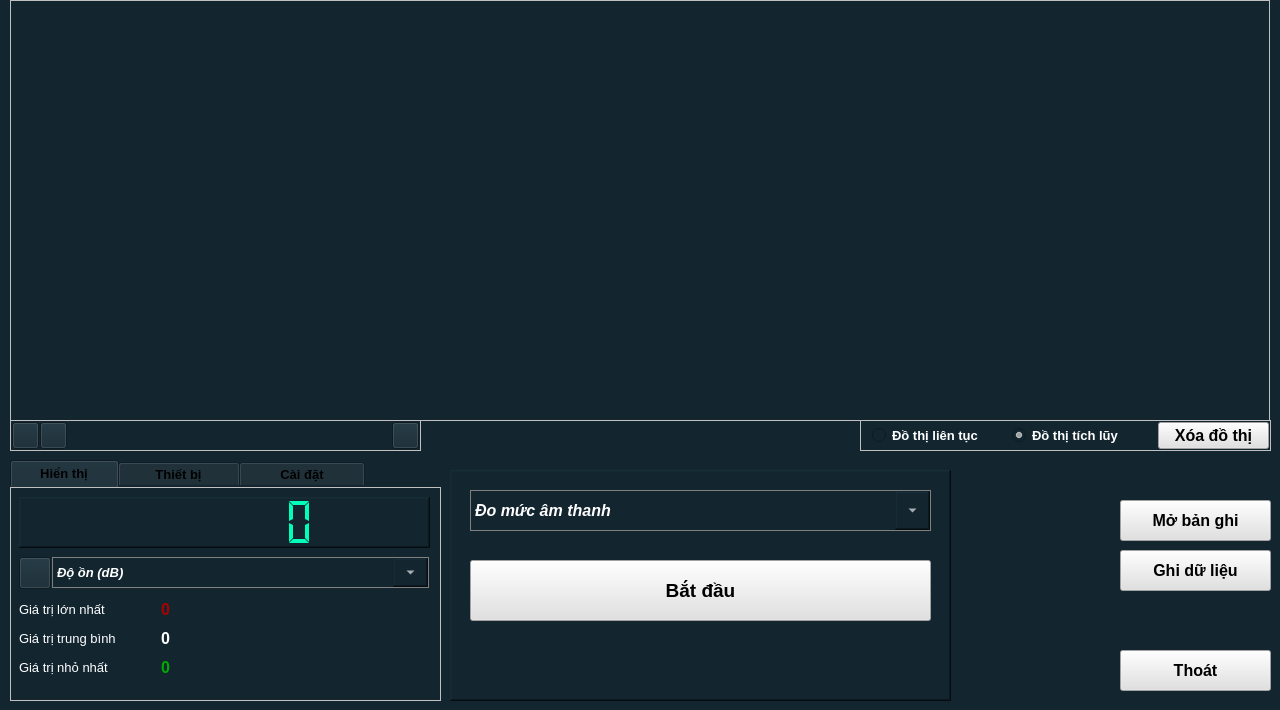
<?xml version="1.0" encoding="UTF-8"?>
<ui version="4.0">
 <class>Sensor_SEN0105</class>
 <widget class="QWidget" name="Sensor_SEN0105">
  <property name="geometry">
   <rect>
    <x>0</x>
    <y>0</y>
    <width>1280</width>
    <height>710</height>
   </rect>
  </property>
  <property name="windowTitle">
   <string>Form</string>
  </property>
  <property name="windowIcon">
   <iconset resource="../image.qrc">
    <normaloff>:/image/SOU0105_Icon.jpg</normaloff>:/image/SOU0105_Icon.jpg</iconset>
  </property>
  <property name="styleSheet">
   <string notr="true">background-color: #132630;</string>
  </property>
  <widget class="QTabWidget" name="tabWidget">
   <property name="geometry">
    <rect>
     <x>10</x>
     <y>460</y>
     <width>431</width>
     <height>241</height>
    </rect>
   </property>
   <property name="font">
    <font>
     <pointsize>10</pointsize>
     <bold>true</bold>
    </font>
   </property>
   <property name="styleSheet">
    <string notr="true">QTabWidget::pane { 
border: 1px solid #C0C0C0;
}</string>
   </property>
   <property name="currentIndex">
    <number>0</number>
   </property>
   <property name="elideMode">
    <enum>Qt::ElideNone</enum>
   </property>
   <widget class="QWidget" name="tab_Infor_2">
    <attribute name="title">
     <string>     Hiển thị     </string>
    </attribute>
    <widget class="QFrame" name="frame_2">
     <property name="geometry">
      <rect>
       <x>0</x>
       <y>0</y>
       <width>431</width>
       <height>211</height>
      </rect>
     </property>
     <property name="styleSheet">
      <string notr="true">background-color: #132630;
color: rgb(255, 255, 255);</string>
     </property>
     <property name="frameShape">
      <enum>QFrame::NoFrame</enum>
     </property>
     <property name="frameShadow">
      <enum>QFrame::Raised</enum>
     </property>
     <widget class="QLCDNumber" name="lcdNumber_Value">
      <property name="geometry">
       <rect>
        <x>8</x>
        <y>9</y>
        <width>411</width>
        <height>51</height>
       </rect>
      </property>
      <property name="styleSheet">
       <string notr="true">background-color: #132630;
color: rgb(0, 255, 187);</string>
      </property>
      <property name="frameShape">
       <enum>QFrame::WinPanel</enum>
      </property>
      <property name="lineWidth">
       <number>1</number>
      </property>
      <property name="smallDecimalPoint">
       <bool>false</bool>
      </property>
      <property name="digitCount">
       <number>7</number>
      </property>
      <property name="segmentStyle">
       <enum>QLCDNumber::Flat</enum>
      </property>
      <property name="value" stdset="0">
       <double>0.000000000000000</double>
      </property>
      <property name="intValue" stdset="0">
       <number>0</number>
      </property>
     </widget>
     <widget class="QComboBox" name="comboBox_Unit">
      <property name="geometry">
       <rect>
        <x>41</x>
        <y>69</y>
        <width>377</width>
        <height>31</height>
       </rect>
      </property>
      <property name="font">
       <font>
        <pointsize>10</pointsize>
        <italic>true</italic>
        <bold>true</bold>
       </font>
      </property>
      <property name="styleSheet">
       <string notr="true">QComboBox {
    border: 1px solid gray;
	color: rgb(255, 255, 255);
}
QComboBox::drop-down {
    width:35px;
}</string>
      </property>
      <item>
       <property name="text">
        <string>Độ ồn (dB)</string>
       </property>
      </item>
      <item>
       <property name="text">
        <string>Tần số (Hz)</string>
       </property>
      </item>
      <item>
       <property name="text">
        <string>Điện áp (V - Voltage)</string>
       </property>
      </item>
     </widget>
     <widget class="QWidget" name="verticalLayoutWidget_6">
      <property name="geometry">
       <rect>
        <x>8</x>
        <y>110</y>
        <width>128</width>
        <height>81</height>
       </rect>
      </property>
      <layout class="QVBoxLayout" name="verticalLayout_6">
       <item>
        <widget class="QLabel" name="label_8">
         <property name="font">
          <font>
           <pointsize>10</pointsize>
           <bold>false</bold>
          </font>
         </property>
         <property name="styleSheet">
          <string notr="true">color: rgb(255, 255, 255);</string>
         </property>
         <property name="text">
          <string>Giá trị lớn nhất</string>
         </property>
        </widget>
       </item>
       <item>
        <widget class="QLabel" name="label_9">
         <property name="font">
          <font>
           <pointsize>10</pointsize>
           <bold>false</bold>
          </font>
         </property>
         <property name="styleSheet">
          <string notr="true">color: rgb(255, 255, 255);</string>
         </property>
         <property name="text">
          <string>Giá trị trung bình</string>
         </property>
        </widget>
       </item>
       <item>
        <widget class="QLabel" name="label_10">
         <property name="font">
          <font>
           <pointsize>10</pointsize>
           <bold>false</bold>
          </font>
         </property>
         <property name="styleSheet">
          <string notr="true">color: rgb(255, 255, 255);</string>
         </property>
         <property name="text">
          <string>Giá trị nhỏ nhất</string>
         </property>
        </widget>
       </item>
      </layout>
     </widget>
     <widget class="QWidget" name="verticalLayoutWidget_7">
      <property name="geometry">
       <rect>
        <x>150</x>
        <y>110</y>
        <width>261</width>
        <height>81</height>
       </rect>
      </property>
      <layout class="QVBoxLayout" name="verticalLayout_7">
       <item>
        <widget class="QLabel" name="label_ValueMax">
         <property name="font">
          <font>
           <pointsize>12</pointsize>
           <bold>true</bold>
          </font>
         </property>
         <property name="styleSheet">
          <string notr="true">color: rgb(170, 0, 0);</string>
         </property>
         <property name="text">
          <string>0</string>
         </property>
        </widget>
       </item>
       <item>
        <widget class="QLabel" name="label_ValueAvg">
         <property name="font">
          <font>
           <pointsize>12</pointsize>
           <bold>true</bold>
          </font>
         </property>
         <property name="styleSheet">
          <string notr="true">color: rgb(255, 255, 255);</string>
         </property>
         <property name="text">
          <string>0</string>
         </property>
        </widget>
       </item>
       <item>
        <widget class="QLabel" name="label_ValueMin">
         <property name="font">
          <font>
           <pointsize>12</pointsize>
           <bold>true</bold>
          </font>
         </property>
         <property name="styleSheet">
          <string notr="true">color: rgb(0, 170, 0);</string>
         </property>
         <property name="text">
          <string>0</string>
         </property>
        </widget>
       </item>
      </layout>
     </widget>
     <widget class="QPushButton" name="pushButton">
      <property name="geometry">
       <rect>
        <x>8</x>
        <y>69</y>
        <width>32</width>
        <height>32</height>
       </rect>
      </property>
      <property name="styleSheet">
       <string notr="true"/>
      </property>
      <property name="text">
       <string/>
      </property>
      <property name="icon">
       <iconset resource="../image.qrc">
        <normaloff>:/image/SOU0105_Icon.jpg</normaloff>:/image/SOU0105_Icon.jpg</iconset>
      </property>
      <property name="iconSize">
       <size>
        <width>32</width>
        <height>32</height>
       </size>
      </property>
     </widget>
    </widget>
   </widget>
   <widget class="QWidget" name="tab_4">
    <attribute name="title">
     <string>       Thiết bị       </string>
    </attribute>
    <widget class="QWidget" name="verticalLayoutWidget_8">
     <property name="geometry">
      <rect>
       <x>110</x>
       <y>10</y>
       <width>231</width>
       <height>101</height>
      </rect>
     </property>
     <layout class="QVBoxLayout" name="verticalLayout_8">
      <item>
       <widget class="QLabel" name="label_Name">
        <property name="font">
         <font>
          <pointsize>10</pointsize>
         </font>
        </property>
        <property name="styleSheet">
         <string notr="true">color: rgb(255, 255, 255);</string>
        </property>
        <property name="text">
         <string/>
        </property>
       </widget>
      </item>
      <item>
       <widget class="QLabel" name="label_Address">
        <property name="font">
         <font>
          <pointsize>10</pointsize>
         </font>
        </property>
        <property name="styleSheet">
         <string notr="true">color: rgb(255, 255, 255);</string>
        </property>
        <property name="text">
         <string/>
        </property>
       </widget>
      </item>
      <item>
       <widget class="QLabel" name="label_SerialNumber">
        <property name="font">
         <font>
          <pointsize>10</pointsize>
         </font>
        </property>
        <property name="styleSheet">
         <string notr="true">color: rgb(255, 255, 255);</string>
        </property>
        <property name="text">
         <string/>
        </property>
       </widget>
      </item>
     </layout>
    </widget>
    <widget class="QWidget" name="verticalLayoutWidget_9">
     <property name="geometry">
      <rect>
       <x>10</x>
       <y>10</y>
       <width>91</width>
       <height>131</height>
      </rect>
     </property>
     <layout class="QVBoxLayout" name="verticalLayout_9">
      <item>
       <widget class="QLabel" name="label_13">
        <property name="font">
         <font>
          <pointsize>10</pointsize>
         </font>
        </property>
        <property name="styleSheet">
         <string notr="true">color: rgb(255, 255, 255);</string>
        </property>
        <property name="text">
         <string>Tên thiết bị:</string>
        </property>
       </widget>
      </item>
      <item>
       <widget class="QLabel" name="label_14">
        <property name="font">
         <font>
          <pointsize>10</pointsize>
         </font>
        </property>
        <property name="styleSheet">
         <string notr="true">color: rgb(255, 255, 255);</string>
        </property>
        <property name="text">
         <string>Địa chỉ:</string>
        </property>
       </widget>
      </item>
      <item>
       <widget class="QLabel" name="label_18">
        <property name="font">
         <font>
          <pointsize>10</pointsize>
         </font>
        </property>
        <property name="styleSheet">
         <string notr="true">color: rgb(255, 255, 255);</string>
        </property>
        <property name="text">
         <string>Mã sê-ri:</string>
        </property>
       </widget>
      </item>
      <item>
       <widget class="QLabel" name="label_19">
        <property name="font">
         <font>
          <pointsize>10</pointsize>
         </font>
        </property>
        <property name="styleSheet">
         <string notr="true">color: rgb(255, 255, 255);</string>
        </property>
        <property name="text">
         <string>Mô tả:</string>
        </property>
       </widget>
      </item>
     </layout>
    </widget>
    <widget class="QWidget" name="verticalLayoutWidget_10">
     <property name="geometry">
      <rect>
       <x>110</x>
       <y>110</y>
       <width>231</width>
       <height>61</height>
      </rect>
     </property>
     <layout class="QVBoxLayout" name="verticalLayout_10">
      <item>
       <widget class="QLabel" name="label_Description">
        <property name="font">
         <font>
          <pointsize>10</pointsize>
         </font>
        </property>
        <property name="styleSheet">
         <string notr="true">color: rgb(255, 255, 255);</string>
        </property>
        <property name="text">
         <string/>
        </property>
        <property name="alignment">
         <set>Qt::AlignLeading|Qt::AlignLeft|Qt::AlignTop</set>
        </property>
       </widget>
      </item>
     </layout>
    </widget>
   </widget>
   <widget class="QWidget" name="tab">
    <attribute name="title">
     <string>        Cài đặt        </string>
    </attribute>
    <widget class="QSpinBox" name="spinBox_SoundSensitivity">
     <property name="geometry">
      <rect>
       <x>190</x>
       <y>110</y>
       <width>101</width>
       <height>41</height>
      </rect>
     </property>
     <property name="font">
      <font>
       <pointsize>10</pointsize>
       <bold>true</bold>
      </font>
     </property>
     <property name="styleSheet">
      <string notr="true">QSpinBox
{
background-color: rgb(255, 255, 255);
color: rgb(0, 0, 0);
}
QSpinBox::up-button
{
    min-width:40px;
    min-height: 20px;
}
QSpinBox::down-button
{
    min-width: 40px;
    min-height: 20px;
}
</string>
     </property>
     <property name="minimum">
      <number>0</number>
     </property>
     <property name="maximum">
      <number>4096</number>
     </property>
     <property name="value">
      <number>500</number>
     </property>
    </widget>
    <widget class="QSpinBox" name="spinBox_SoundRepeat">
     <property name="geometry">
      <rect>
       <x>190</x>
       <y>160</y>
       <width>101</width>
       <height>41</height>
      </rect>
     </property>
     <property name="font">
      <font>
       <pointsize>10</pointsize>
       <bold>true</bold>
      </font>
     </property>
     <property name="styleSheet">
      <string notr="true">QSpinBox
{
background-color: rgb(255, 255, 255);
color: rgb(0, 0, 0);
}
QSpinBox::up-button
{
    min-width:40px;
    min-height: 20px;
}
QSpinBox::down-button
{
    min-width: 40px;
    min-height: 20px;
}
</string>
     </property>
     <property name="minimum">
      <number>0</number>
     </property>
     <property name="maximum">
      <number>255</number>
     </property>
     <property name="value">
      <number>10</number>
     </property>
    </widget>
    <widget class="QLabel" name="label_30">
     <property name="geometry">
      <rect>
       <x>70</x>
       <y>120</y>
       <width>111</width>
       <height>22</height>
      </rect>
     </property>
     <property name="font">
      <font>
       <pointsize>10</pointsize>
      </font>
     </property>
     <property name="styleSheet">
      <string notr="true">color: rgb(255, 255, 255);</string>
     </property>
     <property name="text">
      <string>Độ nhạy âm thoa:</string>
     </property>
    </widget>
    <widget class="QLabel" name="label_32">
     <property name="geometry">
      <rect>
       <x>114</x>
       <y>170</y>
       <width>71</width>
       <height>22</height>
      </rect>
     </property>
     <property name="font">
      <font>
       <pointsize>10</pointsize>
      </font>
     </property>
     <property name="styleSheet">
      <string notr="true">color: rgb(255, 255, 255);</string>
     </property>
     <property name="text">
      <string>Độ lặp lại:</string>
     </property>
    </widget>
    <widget class="QLabel" name="label_61">
     <property name="geometry">
      <rect>
       <x>94</x>
       <y>30</y>
       <width>81</width>
       <height>20</height>
      </rect>
     </property>
     <property name="font">
      <font>
       <pointsize>10</pointsize>
       <bold>false</bold>
      </font>
     </property>
     <property name="styleSheet">
      <string notr="true">color: rgb(255, 255, 255);</string>
     </property>
     <property name="text">
      <string>Độ phân giải:</string>
     </property>
    </widget>
    <widget class="QSpinBox" name="spinBox_Display_Unit_Pre">
     <property name="geometry">
      <rect>
       <x>190</x>
       <y>20</y>
       <width>101</width>
       <height>40</height>
      </rect>
     </property>
     <property name="font">
      <font>
       <pointsize>12</pointsize>
       <bold>false</bold>
      </font>
     </property>
     <property name="styleSheet">
      <string notr="true">QSpinBox
{
background-color: rgb(255, 255, 255);
color: rgb(0, 0, 0);
}
QSpinBox::up-button
{
    min-width:40px;
    min-height: 20px;
}
QSpinBox::down-button
{
    min-width: 40px;
    min-height: 20px;
}
</string>
     </property>
     <property name="alignment">
      <set>Qt::AlignCenter</set>
     </property>
     <property name="minimum">
      <number>0</number>
     </property>
     <property name="maximum">
      <number>3</number>
     </property>
     <property name="value">
      <number>3</number>
     </property>
    </widget>
    <widget class="Line" name="line">
     <property name="geometry">
      <rect>
       <x>10</x>
       <y>80</y>
       <width>411</width>
       <height>16</height>
      </rect>
     </property>
     <property name="orientation">
      <enum>Qt::Horizontal</enum>
     </property>
    </widget>
   </widget>
  </widget>
  <widget class="QPushButton" name="pushButton_Exit">
   <property name="geometry">
    <rect>
     <x>1120</x>
     <y>650</y>
     <width>151</width>
     <height>41</height>
    </rect>
   </property>
   <property name="font">
    <font>
     <pointsize>12</pointsize>
     <bold>true</bold>
    </font>
   </property>
   <property name="styleSheet">
    <string notr="true">background-color: rgb(225, 225, 225);</string>
   </property>
   <property name="text">
    <string>Thoát</string>
   </property>
  </widget>
  <widget class="QFrame" name="frame_Chart">
   <property name="geometry">
    <rect>
     <x>10</x>
     <y>0</y>
     <width>1260</width>
     <height>421</height>
    </rect>
   </property>
   <property name="styleSheet">
    <string notr="true">QFrame { 
border: 1px solid #C0C0C0;
}</string>
   </property>
   <property name="frameShape">
    <enum>QFrame::StyledPanel</enum>
   </property>
   <property name="frameShadow">
    <enum>QFrame::Raised</enum>
   </property>
  </widget>
  <widget class="QPushButton" name="pushButton_OpenData">
   <property name="geometry">
    <rect>
     <x>1120</x>
     <y>500</y>
     <width>151</width>
     <height>41</height>
    </rect>
   </property>
   <property name="font">
    <font>
     <pointsize>12</pointsize>
     <bold>true</bold>
    </font>
   </property>
   <property name="styleSheet">
    <string notr="true">background-color: rgb(225, 225, 225);</string>
   </property>
   <property name="text">
    <string>Mở bản ghi</string>
   </property>
  </widget>
  <widget class="QFrame" name="frame">
   <property name="geometry">
    <rect>
     <x>450</x>
     <y>470</y>
     <width>501</width>
     <height>231</height>
    </rect>
   </property>
   <property name="styleSheet">
    <string notr="true">color: rgb(255, 255, 255);</string>
   </property>
   <property name="frameShape">
    <enum>QFrame::WinPanel</enum>
   </property>
   <property name="frameShadow">
    <enum>QFrame::Raised</enum>
   </property>
   <widget class="QPushButton" name="pushButton_Start">
    <property name="geometry">
     <rect>
      <x>20</x>
      <y>90</y>
      <width>461</width>
      <height>61</height>
     </rect>
    </property>
    <property name="font">
     <font>
      <pointsize>14</pointsize>
      <bold>true</bold>
     </font>
    </property>
    <property name="styleSheet">
     <string notr="true">QPushButton{
background-color: rgb(225, 225, 225);
	color: rgb(0, 0, 0);
}</string>
    </property>
    <property name="text">
     <string>Bắt đầu</string>
    </property>
   </widget>
   <widget class="QComboBox" name="comboBox_SelectSample">
    <property name="geometry">
     <rect>
      <x>20</x>
      <y>20</y>
      <width>461</width>
      <height>41</height>
     </rect>
    </property>
    <property name="font">
     <font>
      <pointsize>12</pointsize>
      <italic>true</italic>
      <bold>true</bold>
     </font>
    </property>
    <property name="layoutDirection">
     <enum>Qt::LeftToRight</enum>
    </property>
    <property name="styleSheet">
     <string notr="true">QComboBox {
    border: 1px solid gray;
	color: rgb(255, 255, 255);
}
QComboBox::drop-down {
    width:35px;
}</string>
    </property>
    <property name="editable">
     <bool>false</bool>
    </property>
    <item>
     <property name="text">
      <string>Đo mức âm thanh</string>
     </property>
    </item>
    <item>
     <property name="text">
      <string>Đo sóng tới và sóng phản xạ</string>
     </property>
    </item>
    <item>
     <property name="text">
      <string>Đo tần số âm thoa</string>
     </property>
    </item>
    <item>
     <property name="text">
      <string>Đo điện áp (Vrms)</string>
     </property>
    </item>
   </widget>
  </widget>
  <widget class="QPushButton" name="pushButton_SaveData">
   <property name="geometry">
    <rect>
     <x>1120</x>
     <y>550</y>
     <width>151</width>
     <height>41</height>
    </rect>
   </property>
   <property name="font">
    <font>
     <pointsize>12</pointsize>
     <bold>true</bold>
    </font>
   </property>
   <property name="styleSheet">
    <string notr="true">background-color: rgb(225, 225, 225);</string>
   </property>
   <property name="text">
    <string>Ghi dữ liệu</string>
   </property>
  </widget>
  <widget class="QFrame" name="frame_trackLine">
   <property name="geometry">
    <rect>
     <x>10</x>
     <y>420</y>
     <width>411</width>
     <height>31</height>
    </rect>
   </property>
   <property name="styleSheet">
    <string notr="true">QFrame { 
border: 1px solid #C0C0C0;
}</string>
   </property>
   <property name="frameShape">
    <enum>QFrame::StyledPanel</enum>
   </property>
   <property name="frameShadow">
    <enum>QFrame::Raised</enum>
   </property>
   <widget class="QPushButton" name="pushButton_TrackLine_Yax">
    <property name="geometry">
     <rect>
      <x>382</x>
      <y>2</y>
      <width>27</width>
      <height>27</height>
     </rect>
    </property>
    <property name="font">
     <font>
      <pointsize>14</pointsize>
      <bold>true</bold>
     </font>
    </property>
    <property name="toolTip">
     <string>tính hệ số góc y=ax</string>
    </property>
    <property name="text">
     <string/>
    </property>
    <property name="icon">
     <iconset resource="../image.qrc">
      <normaloff>:/image/MFS0103_Track_yax.jpg</normaloff>:/image/MFS0103_Track_yax.jpg</iconset>
    </property>
    <property name="iconSize">
     <size>
      <width>25</width>
      <height>25</height>
     </size>
    </property>
   </widget>
   <widget class="QPushButton" name="pushButton_TrackLine_Default">
    <property name="geometry">
     <rect>
      <x>2</x>
      <y>2</y>
      <width>27</width>
      <height>27</height>
     </rect>
    </property>
    <property name="font">
     <font>
      <pointsize>14</pointsize>
      <bold>true</bold>
     </font>
    </property>
    <property name="toolTip">
     <string>trục tọa độ ảo</string>
    </property>
    <property name="text">
     <string/>
    </property>
    <property name="icon">
     <iconset resource="../image.qrc">
      <normaloff>:/image/MFS0103_Track_D.jpg</normaloff>:/image/MFS0103_Track_D.jpg</iconset>
    </property>
    <property name="iconSize">
     <size>
      <width>25</width>
      <height>25</height>
     </size>
    </property>
   </widget>
   <widget class="QPushButton" name="pushButton_TrackLine_Tooltip">
    <property name="geometry">
     <rect>
      <x>30</x>
      <y>2</y>
      <width>27</width>
      <height>27</height>
     </rect>
    </property>
    <property name="font">
     <font>
      <pointsize>14</pointsize>
      <bold>true</bold>
     </font>
    </property>
    <property name="toolTip">
     <string>bắt điểm</string>
    </property>
    <property name="text">
     <string/>
    </property>
    <property name="icon">
     <iconset resource="../image.qrc">
      <normaloff>:/image/MFS0103_Track_T.jpg</normaloff>:/image/MFS0103_Track_T.jpg</iconset>
    </property>
    <property name="iconSize">
     <size>
      <width>25</width>
      <height>25</height>
     </size>
    </property>
   </widget>
  </widget>
  <widget class="QFrame" name="frame_setChart">
   <property name="geometry">
    <rect>
     <x>860</x>
     <y>420</y>
     <width>411</width>
     <height>31</height>
    </rect>
   </property>
   <property name="styleSheet">
    <string notr="true">QFrame { 
border: 1px solid #C0C0C0;
}</string>
   </property>
   <property name="frameShape">
    <enum>QFrame::StyledPanel</enum>
   </property>
   <property name="frameShadow">
    <enum>QFrame::Raised</enum>
   </property>
   <widget class="QRadioButton" name="radioButton_Continuously">
    <property name="geometry">
     <rect>
      <x>12</x>
      <y>2</y>
      <width>141</width>
      <height>27</height>
     </rect>
    </property>
    <property name="font">
     <font>
      <pointsize>10</pointsize>
      <bold>true</bold>
     </font>
    </property>
    <property name="styleSheet">
     <string notr="true">color: rgb(255, 255, 255);</string>
    </property>
    <property name="text">
     <string>Đồ thị liên tục</string>
    </property>
    <property name="checked">
     <bool>false</bool>
    </property>
   </widget>
   <widget class="QRadioButton" name="radioButton_Accumulation">
    <property name="geometry">
     <rect>
      <x>152</x>
      <y>2</y>
      <width>131</width>
      <height>27</height>
     </rect>
    </property>
    <property name="font">
     <font>
      <pointsize>10</pointsize>
      <bold>true</bold>
     </font>
    </property>
    <property name="styleSheet">
     <string notr="true">color: rgb(255, 255, 255);</string>
    </property>
    <property name="text">
     <string>Đồ thị tích lũy</string>
    </property>
    <property name="checked">
     <bool>true</bool>
    </property>
   </widget>
   <widget class="QPushButton" name="pushButton_ClearChart">
    <property name="geometry">
     <rect>
      <x>298</x>
      <y>2</y>
      <width>111</width>
      <height>27</height>
     </rect>
    </property>
    <property name="font">
     <font>
      <pointsize>12</pointsize>
      <bold>true</bold>
     </font>
    </property>
    <property name="styleSheet">
     <string notr="true">background-color: rgb(225, 225, 225);</string>
    </property>
    <property name="text">
     <string>Xóa đồ thị</string>
    </property>
   </widget>
  </widget>
 </widget>
 <resources>
  <include location="../image.qrc"/>
 </resources>
 <connections/>
</ui>
